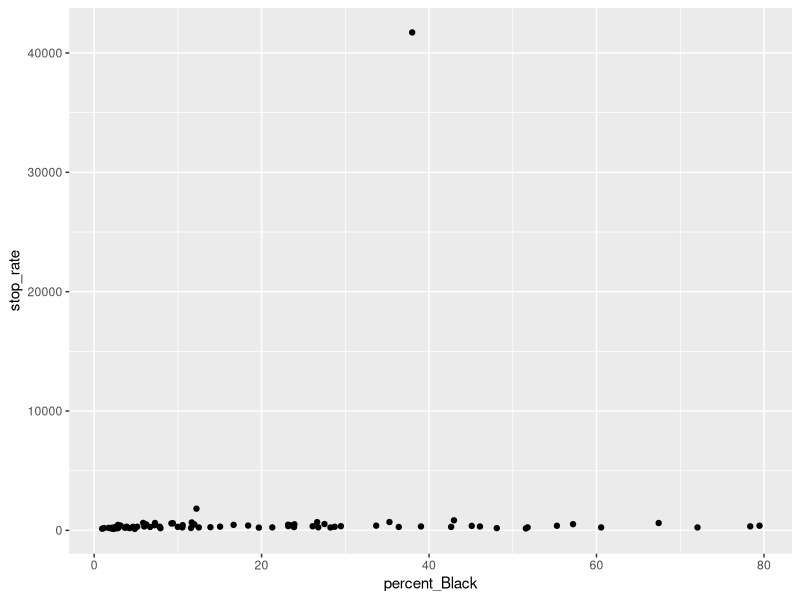
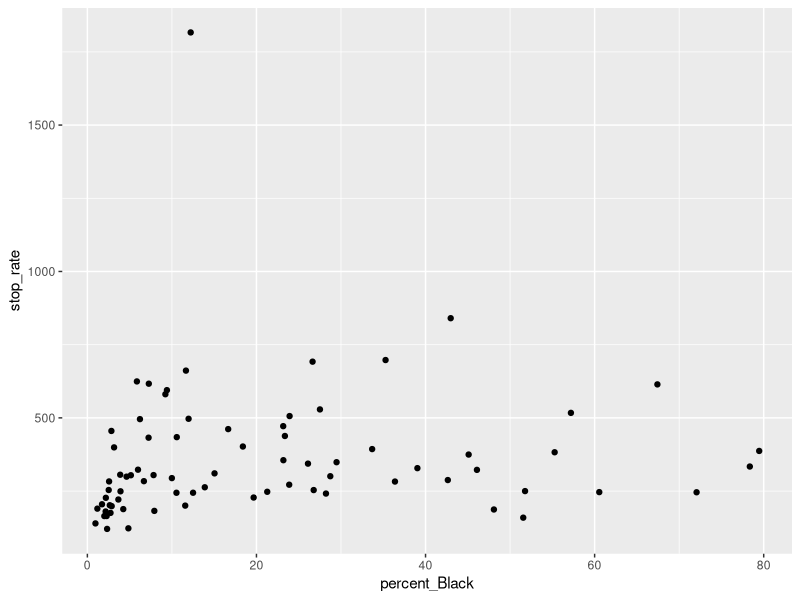
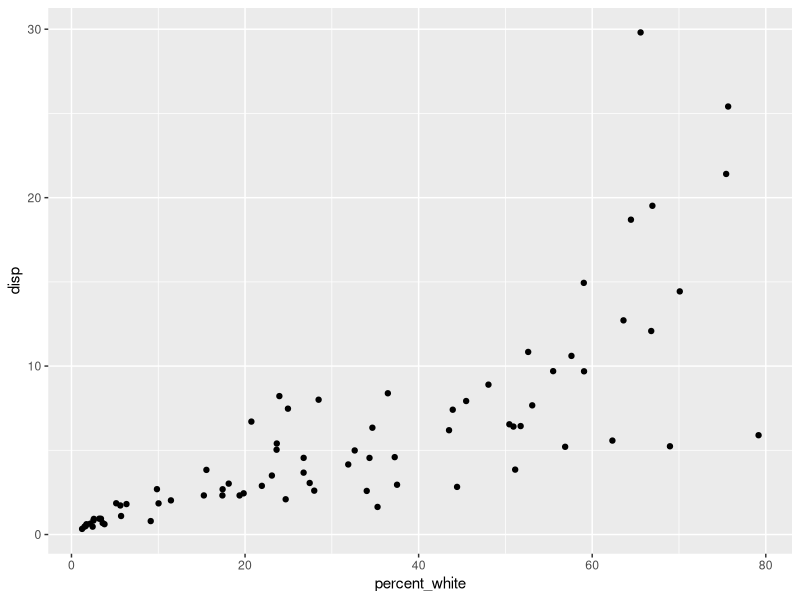
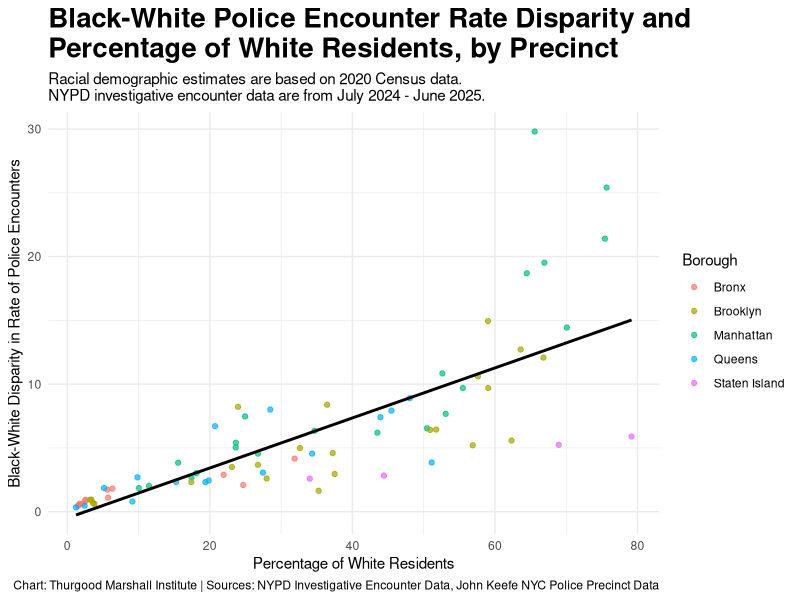
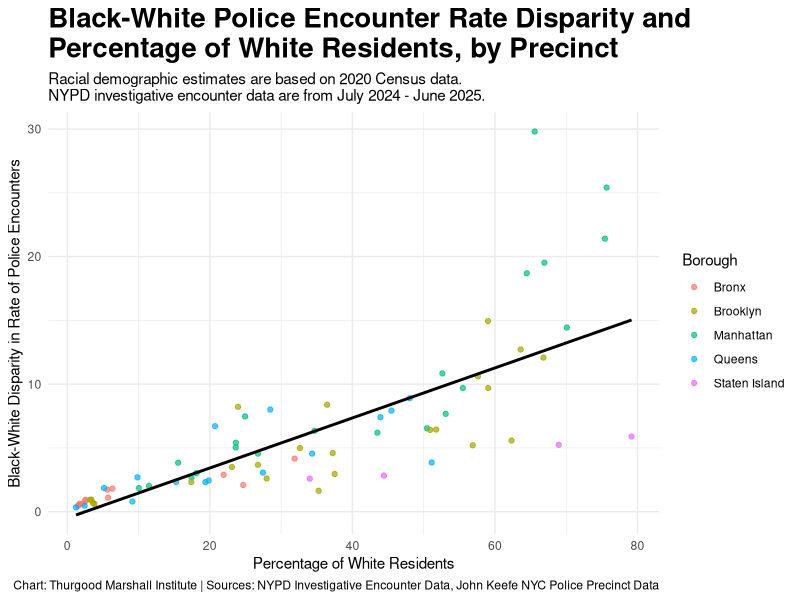

The R source for these figures, in order:
## ---- chunk 1
library(tidyverse)
library(knitr)
library(kableExtra)
library(ggplot2)
library(sf)
library(readxl)
library(pscl)
library(nlme)

## ---- chunk 2
q2 <- read_csv("./Data/2025Q2.csv")
q1 <- read_csv("./Data/2025Q1.csv")
q4 <- read_csv("./Data/2024Q4.csv")
q3 <- read_csv("./Data/2024Q3.csv")
## ---- chunk 3
q3$L3_white <- q3$L3_white + q3$L3_ME
q4$L1_white <- q4$L1_white + q4$L1_ME
q4$L2_white <- q4$L2_white + q4$L2_ME
q4$L3_white <- q4$L3_white + q4$L3_ME
q1$L1_white <- q1$L1_white + q1$L1_ME
q1$L2_white <- q1$L2_white + q1$L2_ME
q1$L3_white <- q1$L3_white + q1$L3_ME
q2$L1_white <- q2$L1_white + q2$L1_ME
q2$L2_white <- q2$L2_white + q2$L2_ME
q2$L3_white <- q2$L3_white + q2$L3_ME

q1$L1_ME <- NULL
q1$L2_ME <- NULL
q4$L1_ME <- NULL
q4$L2_ME <- NULL
q2$L1_ME <- NULL
q2$L2_ME <- NULL
## ---- chunk 4
df <- rbind(q2, q1, q3, q4)
df <- df %>% filter(Precinct != 116)
df <- df %>% group_by(Precinct) %>% summarise_all(sum)
## ---- chunk 5
df$all_total <- df$L1_total+df$L2_total+df$L3_total
df$all_Black <- df$L1_Black+df$L2_Black+df$L3_Black
df$all_Hisp <- df$L1_Hisp+df$L2_Hisp+df$L3_Hisp
df$all_white <- df$L1_white+df$L2_white+df$L3_white
## ---- chunk 6
sum(df$all_total)
## ---- chunk 7
sum(df$L1_total)
sum(df$L2_total)
sum(df$L3_total)
## ---- chunk 8
city <- df %>% summarise_all(sum)
## ---- chunk 9
city$tot_pop <- 8478072
city$black_pop <- city$tot_pop*.227
city$Hisp_pop <- city$tot_pop*.284
city$white_pop <- city$tot_pop*.313
## ---- chunk 10
pre <- read_csv("./Data/nyc_precinct_2020pop.csv")
pre <- pre %>% rename(Precinct = precinct) %>% dplyr::select(c(Precinct, boro, P2_001N, P2_006N, P2_002N, P2_005N))

df <- df %>% left_join(pre, by="Precinct")
## ---- chunk 11
df$percent_Black <- df$P2_006N/df$P2_001N*100
df$percent_Hisp <- df$P2_002N/df$P2_001N*100
df$percent_white <- df$P2_005N/df$P2_001N*100
## ---- chunk 12
df$stop_rate <- df$all_total/df$P2_001N*1000
## ---- chunk 13
plot <- ggplot(df, mapping=aes(x=percent_Black, y=stop_rate)) + geom_point()
plot

#Outlier = Central Park precinct. Drop from analysis
## ---- chunk 14
df <- df %>% filter(Precinct != 22)
## ---- chunk 15
plot <- ggplot(df, mapping=aes(x=percent_Black, y=stop_rate)) + geom_point()
plot
## ---- chunk 16
df$black10 <- (df$percent_Black/10)
p1 <- glm(formula = all_total ~ black10 + boro + offset(log(P2_001N)), family=quasipoisson, data=df)
summary(p1)
exp(p1$coefficients["black10"])
exp(confint(p1))


library(MASS)
nb1 <- glm.nb(formula=all_total~black10 + boro + offset(log(P2_001N)), data=df)

summary(nb1)
exp(nb1$coefficients["black10"])
exp(confint(nb1))
## ---- chunk 17
df$black_stoprate <- df$all_Black/df$P2_006N*1000
df$white_stoprate <- df$all_white/df$P2_005N*1000
df$disp <- df$black_stoprate/df$white_stoprate
## ---- chunk 18
plot <- ggplot(df, mapping=aes(x=percent_white, y=disp)) + geom_point()
plot
## ---- chunk 19
df$white10 <- (df$percent_white/10)
l1 <- glm(formula=disp~white10 + boro, data=df)

summary(l1)
confint(l1)
## ---- chunk 20
df$boro <- ifelse(df$boro=="Staten", "Staten Island", df$boro)

ggplot(df, aes(x = percent_white, y = disp, color = boro)) +
  geom_point(alpha = 0.7) +
  geom_smooth(method = "lm", se = FALSE, aes(group = 1), color = "black") +
  labs(
    title = "Black-White Police Encounter Rate Disparity and\nPercentage of White Residents, by Precinct",
    subtitle = "Racial demographic estimates are based on 2020 Census data.\nNYPD investigative encounter data are from July 2024 - June 2025.",
    x = "Percentage of White Residents",
    y = "Black-White Disparity in Rate of Police Encounters",
    color = "Borough",
    caption = "Chart: Thurgood Marshall Institute | Sources: NYPD Investigative Encounter Data, John Keefe NYC Police Precinct Data"
  ) +
  theme_minimal() +
  theme(
    plot.title = element_text(face="bold",size = 20)
  )

ggsave("my_plot.png", width = 8, height = 6, dpi = 300)
